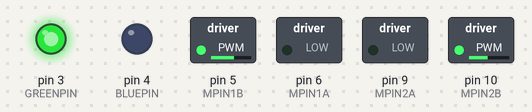
Bench run of a sketch on a simulated Arduino Uno, built with avr-gcc and run on an emulated ATmega328P. Parts: switched loads named in the sketch (green lamp = pin HIGH), output pins drawn as LEDs (lit = HIGH).

Above: at 2.1 s.
At 14.5 s:
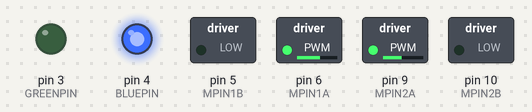
At 22.9 s:
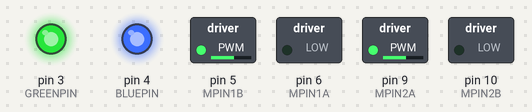
At 23.5 s:
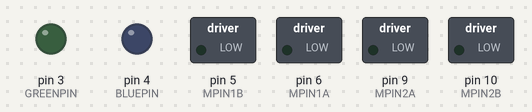
At 37.5 s:
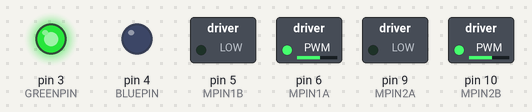
Timing chart, 0 to 40.0 s (numbered marks = the images above):
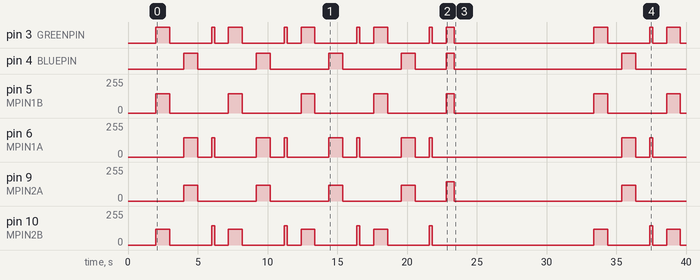

The sketch:

CMR_nov02_2018.ino
```cpp
// CARL 6 CodeMyRobot.ca
// Ask teachers to upload your video to codemyrobotchallenge.com
// New school libraries can register at codemyrobot.ca
// To get parts or more robots see the Q&A section of the codemyrobot.ca site
//#include <NewPing.h>
// Pin defines for motor - outputs
#define MPIN1B 5 // motor 1 pin B
#define MPIN1A 6 // motor 1 pin A
#define MPIN2A 9 // motor 2 pin A
#define MPIN2B 10 // motor 2 pin B
// Ultra pin definitions
//#define TRIGGER_PIN A2 // Arduino pin tied to trigger pin on the ultrasonic sensor.
//#define ECHO_PIN A3 // Arduino pin tied to echo pin on the ultrasonic sensor.
//#define MAX_DISTANCE 200 // Maximum distance we want to ping for (in centimeters).
#define REDPIN 1 // for your lights
#define GREENPIN 3
#define BLUEPIN 4
//NewPing sonar(TRIGGER_PIN, ECHO_PIN, MAX_DISTANCE);
// Variables
int rSpeed = 195; // robot's max speed (used in Move() calculations)
//int TS1 = 75; // turn speed 1
//int FS = 75; // forward speed:
// move function - we pass a speed for each wheel m1,m2 - as a percentage 0-100
void Move(int m1, int m2) {

 if (m1 < 0) { // for reverse - not used
 analogWrite(MPIN1A, rSpeed * abs(m1) / 100);
 analogWrite(MPIN1B, 0);
 }
 else
 { // normal operation
 analogWrite(MPIN1A, 0);
 analogWrite(MPIN1B, rSpeed * m1 / 100);
 }
 if (m2 < 0) { // for reverse - not used
 analogWrite(MPIN2A, rSpeed * abs(m2) / 100);
 analogWrite(MPIN2B, 0);
 }
 else
 { // normal operation
 analogWrite(MPIN2A, 0);
 analogWrite(MPIN2B, rSpeed * m2 / 100);
 }
}
void Stop( int delayms){
 RGBled(REDPIN,GREENPIN, BLUEPIN,1, 0, 0); //RED
 Move(0,0);
 delay(delayms);

}
void Forward(int delayms){
 RGBled(REDPIN,GREENPIN, BLUEPIN,0, 1, 0); //GREEN
 Move(75,60);
 delay(delayms);
 Move(0,0);
}
void Reverse(int delayms){
 RGBled(REDPIN,GREENPIN, BLUEPIN,0, 0, 1); //BLUE
 Move(-75,-60);
 delay(delayms);
 Move(0,0);
 }
 void TurnRight(int delayms){
 RGBled(REDPIN,GREENPIN, BLUEPIN,1, 1, 0); //YELLOW
 Move(-75,75);
 delay(delayms);
 Move(0,0);
 }
 void TurnLeft(int delayms){
 RGBled(REDPIN,GREENPIN, BLUEPIN,0, 1, 1); //CYAN
 Move(75,-75);
 delay(delayms);
 Move(0,0);
 }
void RGBled(int redPin, int greenPin, int bluePin, int redValue, int greenValue, int blueValue){
 // pinMode(redPin,OUTPUT);
 pinMode(greenPin,OUTPUT);
 pinMode(bluePin,OUTPUT);
 //digitalWrite(redPin, redValue);
 digitalWrite(greenPin, greenValue);
 digitalWrite(bluePin, blueValue);
}
// Setup - runs once
void setup() {
 Serial.begin(115200); // serial for serial port
 pinMode(MPIN1B,OUTPUT); // set motor pin as output
 pinMode(MPIN1A,OUTPUT); // set motor pin as output
 pinMode(MPIN2A,OUTPUT); // set motor pin as output
 pinMode(MPIN2B,OUTPUT); // set motor pin as output
 Stop(2000);

}
// main loop - runs infinetly
void loop() {
 //Serial.print("Ping: ");
 //Serial.print(sonar.ping_cm()); //
 //Serial.println("cm");

 //Forward(300);
 //Stop(150);
 //Reverse(250);
 //TurnLeft(150); //90 degree turn to the left
 //TurnLeft(150); //90 degree turn to the left
 //TurnLeft(150); //90 degree turn to the left
 //TurnLeft(150); //90 degree turn to the left
 //Stop(1000);


 for(int i = 0; i<4; i++){
 Forward(1000);
 //Forward(150);
 //Forward(150);
 Stop(1000);
 Reverse(1000);

 Stop(1000);
 TurnRight(200); //90 degree turn to the left
 Stop(1000);
 }
 TurnLeft(4*150); //90 degree turn to the left
 Stop(10000);
}
//Move(75,0);delay(500); // back to the right 90deg
//Move(0,75);delay(500); // back to the left 90deg
//Move(-75,0);delay(500); // fwd to the right 90deg
//Move(0,-75);delay(500); // fwd to the left 90deg
/*
 if(sonar.ping_cm()<= 1){
 Move(0,0);delay(250); // stop
 Move(0,75);delay(600); Move(0,0);delay(250); // back to the left 90deg
 Move(-75,-75);delay(750); Move(0,0);delay(250); // fwd for 250 secs
 Move(75,0);delay(500); Move(0,0);delay(250); // back to the right 90deg
 Move(-75,-75);delay(1000); Move(0,0);delay(250); // fwd for 500 secs
 Move(75,0);delay(600); Move(0,0);delay(250); // back to the right
 Move(-75,-75);delay(700); Move(0,0);delay(250); // fwd for 250 secs
 Move(0,75);delay(750); Move(0,0);delay(250); // back to the left 90deg
 Move(-75,-75);delay(300); Move(0,0);delay(250); // fwd for 500 secs
 Move(0,0);delay(10000);
 }
 Move(-75,-75);
*/
```

Measured:
- by itself, pin 3 (GREENPIN): LOW → HIGH at 2.0 s, → LOW 1.0 s later, → HIGH 3.0 s later, → LOW 0.20 s later, … (24 changes in this stretch)
- by itself, pin 4 (BLUEPIN): goes 3 × (HIGH 1.0 s, LOW 4.2 s), HIGH 1.0 s, LOW 2.2 s, HIGH 0.60 s, LOW 12.0 s, HIGH 1.0 s, then LOW
- by itself, pin 5 (MPIN1B): goes 4 × (146/255 1.0 s, 0/255 4.2 s), 146/255 0.60 s, 0/255 10.0 s, 146/255 1.0 s, 0/255 4.2 s, 146/255 1.0 s, then 0/255
- by itself, pin 6 (MPIN1A): 0/255 → 146/255 at 4.0 s, → 0/255 1.0 s later, → 146/255 1.0 s later, → 0/255 0.20 s later, … (20 changes in this stretch)
- by itself, pin 9 (MPIN2A): 0/255 → 117/255 at 4.0 s, → 0/255 1.0 s later, → 117/255 4.2 s later, → 0/255 1.0 s later, … (12 changes in this stretch)
- by itself, pin 10 (MPIN2B): 0/255 → 117/255 at 2.0 s, → 0/255 1.0 s later, → 146/255 3.0 s later, → 0/255 0.20 s later, … (22 changes in this stretch)
